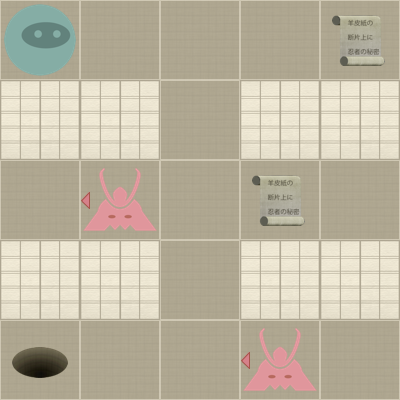

This game map was drawn from its Tiled (.tmx) file and the tilesets committed beside it. A one-line description and the trimmed map source follow:
An orthogonal 5x5 tile map with 80x80 px tiles, 2 tile layers (Level, Actors).

<map version="1.0" orientation="orthogonal" width="5" height="5" tilewidth="80" tileheight="80">
 <properties>
  <property name="moves" value="13" />
 </properties>
 <tileset firstgid="1" name="tiles" tilewidth="80" tileheight="80" spacing="2" margin="2">
  <image source="tiles-hd.png" width="512" height="512" />
  <tile id="0">
   <properties>
    <property name="actor" value="exit" />
   </properties>
  </tile>
  <tile id="2">
   <properties>
    <property name="actor" value="guard" />
    <property name="direction" value="down" />
   </properties>
  </tile>
  <tile id="3">
   <properties>
    <property name="actor" value="guard" />
    <property name="direction" value="left" />
   </properties>
  </tile>
  <tile id="4">
   <properties>
    <property name="actor" value="guard" />
    <property name="direction" value="right" />
   </properties>
  </tile>
  <tile id="5">
   <properties>
    <property name="actor" value="guard" />
    <property name="direction" value="up" />
   </properties>
  </tile>
  <tile id="7">
   <properties>
    <property name="actor" value="player" />
   </properties>
  </tile>
  <tile id="8">
   <properties>
    <property name="actor" value="scroll" />
   </properties>
  </tile>
  <tile id="9">
   <properties>
    <property name="wall" value="1" />
   </properties>
  </tile>
 </tileset>
 <layer name="Level" width="5" height="5">
  <data>[25 cells, 25 non-empty, 2 distinct tile ids]</data>
 </layer>
 <layer name="Actors" width="5" height="5">
  <data>[25 cells, 6 non-empty, 4 distinct tile ids]</data>
 </layer>
</map>
